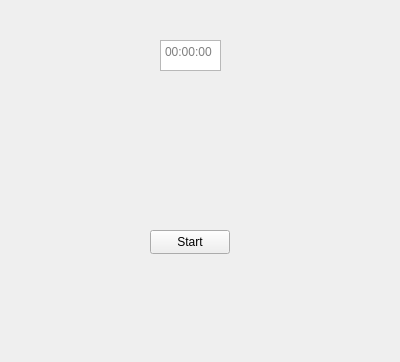
<?xml version="1.0" encoding="UTF-8"?>
<ui version="4.0">
 <class>TimerView</class>
 <widget class="QDockWidget" name="TimerView">
  <property name="geometry">
   <rect>
    <x>0</x>
    <y>0</y>
    <width>400</width>
    <height>362</height>
   </rect>
  </property>
  <property name="windowTitle">
   <string>DockWidget</string>
  </property>
  <widget class="QWidget" name="dockWidgetContents">
   <widget class="QPushButton" name="TimerStartButton">
    <property name="geometry">
     <rect>
      <x>150</x>
      <y>230</y>
      <width>80</width>
      <height>24</height>
     </rect>
    </property>
    <property name="text">
     <string>Start</string>
    </property>
   </widget>
   <widget class="QTextEdit" name="TimerText">
    <property name="geometry">
     <rect>
      <x>160</x>
      <y>40</y>
      <width>61</width>
      <height>31</height>
     </rect>
    </property>
    <property name="tabChangesFocus">
     <bool>false</bool>
    </property>
    <property name="readOnly">
     <bool>false</bool>
    </property>
    <property name="html">
     <string>&lt;!DOCTYPE HTML PUBLIC &quot;-//W3C//DTD HTML 4.0//EN&quot; &quot;http://www.w3.org/TR/REC-html40/strict.dtd&quot;&gt;
&lt;html&gt;&lt;head&gt;&lt;meta name=&quot;qrichtext&quot; content=&quot;1&quot; /&gt;&lt;meta charset=&quot;utf-8&quot; /&gt;&lt;style type=&quot;text/css&quot;&gt;
p, li { white-space: pre-wrap; }
hr { height: 1px; border-width: 0; }
li.unchecked::marker { content: &quot;\2610&quot;; }
li.checked::marker { content: &quot;\2612&quot;; }
&lt;/style&gt;&lt;/head&gt;&lt;body style=&quot; font-family:'Segoe UI'; font-size:9pt; font-weight:400; font-style:normal;&quot;&gt;
&lt;p style=&quot;-qt-paragraph-type:empty; margin-top:0px; margin-bottom:0px; margin-left:0px; margin-right:0px; -qt-block-indent:0; text-indent:0px;&quot;&gt;&lt;br /&gt;&lt;/p&gt;&lt;/body&gt;&lt;/html&gt;</string>
    </property>
    <property name="placeholderText">
     <string>00:00:00</string>
    </property>
   </widget>
  </widget>
 </widget>
 <resources/>
 <connections/>
</ui>
